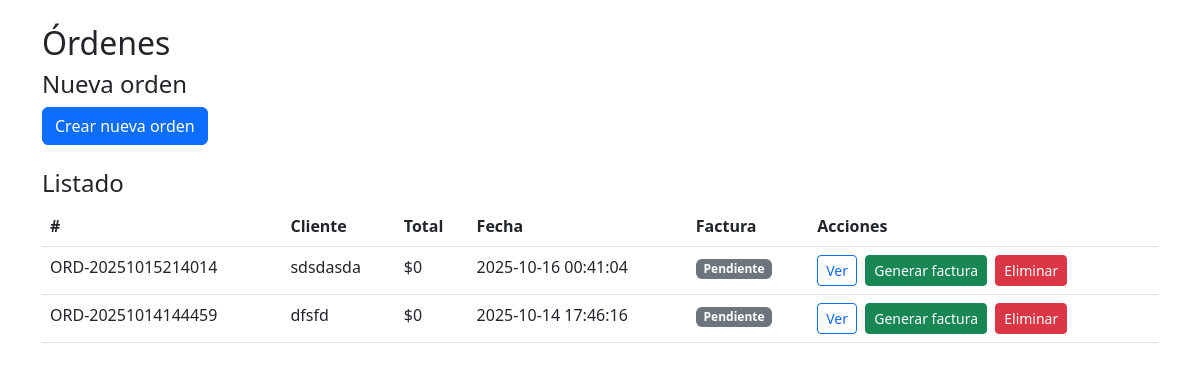
The page /ordenes/ (signed in) on the database as committed earlier.
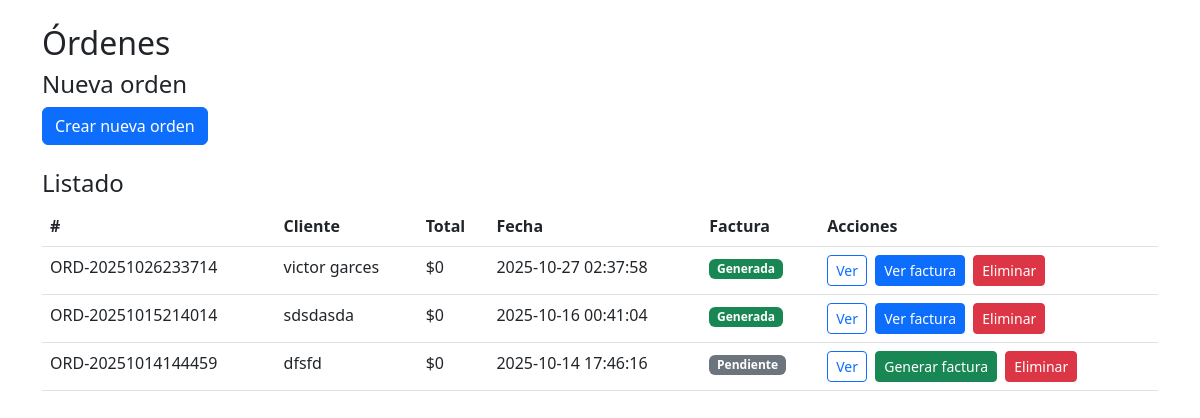
The same page on the database as committed later.
### tables this page shows
CREATE TABLE ordenes_compra (
                id INTEGER PRIMARY KEY AUTOINCREMENT,
                numero_orden TEXT UNIQUE NOT NULL,
                cliente TEXT NOT NULL,
                direccion TEXT NOT NULL,
                telefono TEXT NOT NULL,
                comuna TEXT NOT NULL,
                region TEXT NOT NULL,
                productos TEXT NOT NULL,
                precios REAL NOT NULL,
                fecha_creacion DATETIME DEFAULT CURRENT_TIMESTAMP
            , total REAL DEFAULT 0);

### webapp/controllers/orden_controller.py (the view)
@bp.route("/", methods=["GET"])
def listar_ordenes_view():
    if "user" not in session:
        return redirect(url_for("login.login"))
    ordenes = listar_ordenes()
    annotated = []
    for o in ordenes:
        factura = obtener_factura_por_orden(o['id'])
        o_copy = dict(o)
        o_copy['factura'] = factura
        annotated.append(o_copy)
    return render_template("ordenes.html", ordenes=annotated, productos=None)

### webapp/models/database.py (called while the page is built)
def get_connection():
    conn = sqlite3.connect(DB_PATH)
    conn.row_factory = sqlite3.Row
    return conn

### webapp/models/factura_model.py (called while the page is built)
def obtener_factura_por_orden(orden_id):
    conn = get_connection()
    cur = conn.cursor()
    cur.execute("SELECT * FROM facturas WHERE orden_id=?", (orden_id,))
    row = cur.fetchone()
    conn.close()
    return dict(row) if row else None

### webapp/templates/ordenes.html (shortened to what this page needs)
<!doctype html>
<html>
<head>
  <link href="https://cdn.jsdelivr.net/npm/bootstrap@5.3.0/dist/css/bootstrap.min.css" rel="stylesheet">
</head>
<body class="p-4">
  <div class="container">
    <h2>Órdenes</h2>
    <h4>Nueva orden</h4>
    {% if productos is not none %}
    <form method="post" action="{{ url_for('orden.nueva_orden') }}" id="ordenForm">
      <div class="row mb-2">
        <div class="col-md-6"><input name="cliente" class="form-control" placeholder="Cliente" required></div>
        <div class="col-md-6"><input name="telefono" class="form-control" placeholder="Teléfono"></div>
      </div>
      <div class="row mb-2">
        <div class="col-md-6"><input name="direccion" class="form-control" placeholder="Dirección"></div>
        <div class="col-md-3"><input name="comuna" class="form-control" placeholder="Comuna"></div>
        <div class="col-md-3"><input name="region" class="form-control" placeholder="Región"></div>
      </div>
      <h5>Productos</h5>
      <table class="table">
        <thead><tr><th>Producto</th><th>Precio</th><th style="width:120px">Cantidad</th><th>Subtotal</th></tr></thead>
        <tbody>
          {% for p in productos %}
          <tr>
            <td>{{ p.nombre }}</td>
            <td>{{ p.precio }}</td>
            <td><input type="number" min="0" value="0" class="form-control qty" name="qty_{{ p.id }}" data-id="{{ p.id }}" data-precio="{{ p.precio }}"></td>
            <td class="subtotal" id="sub_{{ p.id }}">0</td>
          </tr>
          {% endfor %}
        </tbody>
      </table>
      <div class="d-flex justify-content-between align-items-center mb-3">
        <div>
          <strong>Total:</strong> <span id="totalDisplay">0</span>
        </div>
        <div>
          <button class="btn btn-success">Guardar orden</button>
        </div>
      </div>
    </form>
    {% else %}
      <p><a class="btn btn-primary" href="{{ url_for('orden.nueva_orden') }}">Crear nueva orden</a></p>
    {% endif %}
    <h4 class="mt-4">Listado</h4>
    <table class="table">
      <thead><tr><th>#</th><th>Cliente</th><th>Total</th><th>Fecha</th><th>Factura</th><th>Acciones</th></tr></thead>
      <tbody>
        {% for o in ordenes %}
        <tr>
          <td>{{ o.numero_orden }}</td>
          <td>{{ o.cliente }}</td>
          <td>{{ o.total|clp }}</td>
          <td>{{ o.fecha_creacion }}</td>
          <td>
            {% if o.factura %}
              <span class="badge bg-success">Generada</span>
            {% else %}
              <span class="badge bg-secondary">Pendiente</span>
            {% endif %}
          </td>
          <td>
            <a class="btn btn-sm btn-outline-primary" href="{{ url_for('orden.ver_orden', orden_id=o.id) }}">Ver</a>
            {% if o.factura %}
              <a class="btn btn-sm btn-primary ms-1" href="{{ url_for('factura.detalle_factura', factura_id=o.factura.id) }}">Ver factura</a>
            {% else %}
              <a class="btn btn-sm btn-success ms-1" href="{{ url_for('factura.crear_factura_view', orden_id=o.id) }}">Generar factura</a>
            {% endif %}
            <form method="post" action="{{ url_for('orden.eliminar_orden_view', orden_id=o.id) }}" style="display:inline" onsubmit="return confirm('¿Eliminar esta orden?')">
              <button type="submit" class="btn btn-sm btn-danger ms-1">Eliminar</button>
            </form>
          </td>
        </tr>
        {% endfor %}
      </tbody>
    </table>
  </div>
</body>
</html>

Rows that differ between the two databases and show on the page:
added ordenes_compra: numero_orden "ORD-20251026233714", cliente "victor garces", total|clp "$0", fecha_creacion "2025-10-27 02:37:58", shows "Generada"
computed for ordenes_compra "ORD-20251015214014": text "Pendiente Generar factura" → "Generada Ver factura"
